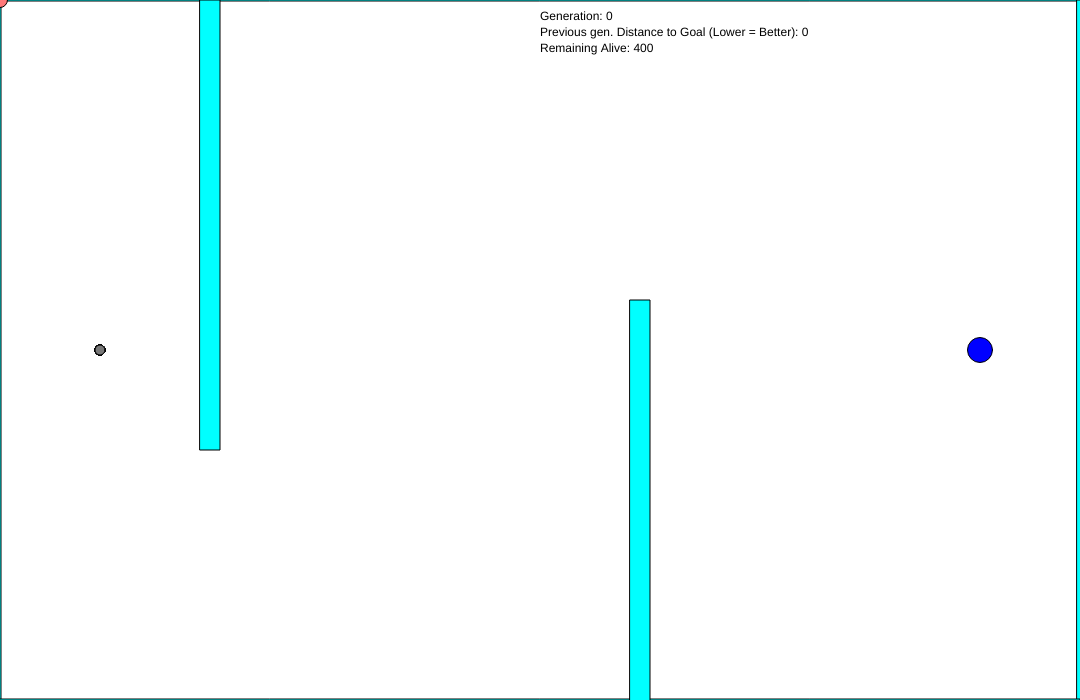
Frame 1 (no input)
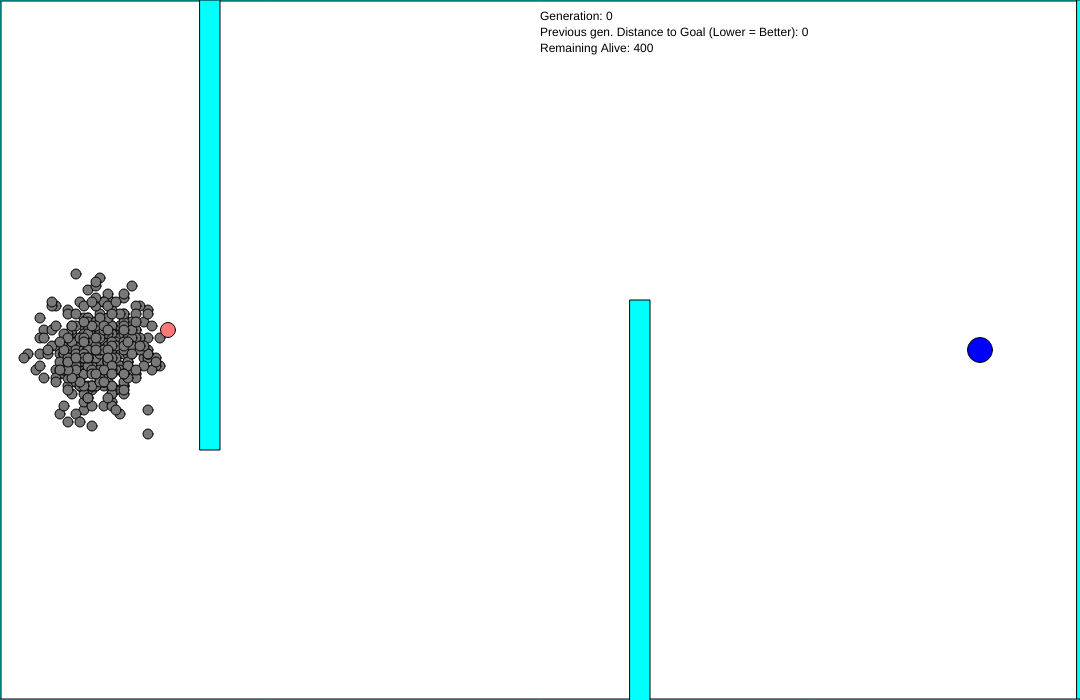
Frame 60 (no input)
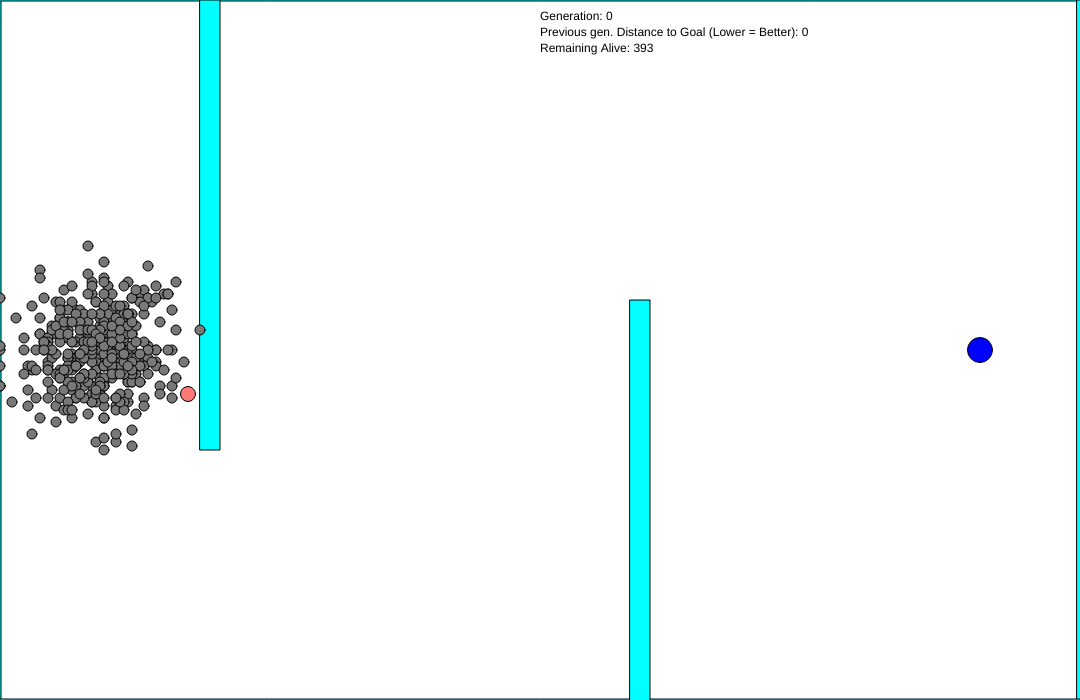
Frame 120 (the mouse pressed at the canvas centre since frame 60)

The p5.js sketch that drew these frames (run headless with seeded random() and noise() and a simulated clock; from frame 60 on, the mouse is pressed at the canvas centre):

// p5.js sketch
// ── sketch.js
// =============================================================================================
// ===================================== MAIN PROGRAM ==========================================
// =============================================================================================

// HTML elements
let canvas
const canvasWidth = 1080
const canvasHeight = 700

// Increasing `geneSize` also results in lifetime increasing
let genesSize = 1024
// Population initial values
const popSize = 400
let population = []
const startLocationX = 100
const startLocationY = 350
const generationInfo = {
  currentGene: 0,
  currentGeneration: 0
}

const startingGeneration = 0

// Initial Obstacles (they will be rectangles)
const obstacles = [
  // Borders
  { iniX: -49, iniY: 0, sizeX: 50, sizeY: canvasHeight }, // left
  { iniX: 0, iniY: -40, sizeX: canvasWidth, sizeY: 41 }, // top
  { iniX: canvasWidth - 3, iniY: 0, sizeX: 40, sizeY: canvasHeight }, // right
  { iniX: 0, iniY: canvasHeight - 1, sizeX: canvasWidth, sizeY: 40 }, // bottom

  //  Zig-Zag Path
  { iniX: 200, iniY: 0, sizeX: 20, sizeY: canvasHeight - 250 },
  { iniX: 630, iniY: 300, sizeX: 20, sizeY: canvasHeight },
  
  // Obstacles
  // { iniX: 307, iniY: 243, sizeX: 20, sizeY: 122 },
  // { iniX: 526, iniY: 547, sizeX: 20, sizeY: 150 },
  // { iniX: 533, iniY: 63, sizeX: 30, sizeY: 122 },
  // { iniX: 639, iniY: 260, sizeX: 20, sizeY: 150 },
  // { iniX: 871, iniY: 565, sizeX: 30, sizeY: 180 },
  // { iniX: 896, iniY: 93, sizeX: 20, sizeY: 122 },

]

// Ending/Objective point
const goal = { x: 980, y: 350 }
// Average Population Distance to the goal point
let avgFitness = 0

function setup () {
  createCanvas(canvasWidth, canvasHeight)
  background('#eee')
  canvas = document.getElementsByTagName('canvas')[0]

  // Initializing population (creating individuals)
  for (let i = 0; i < popSize; i++) {
    const individual = new Individual(startLocationX, startLocationY, genesSize)
    population.push(individual)
  }
  // Running before showing
  while (generationInfo.currentGeneration < startingGeneration) {
    runIteration(false)
  }
}

function draw () {
  clear()
  // Drawing goal
  fill(color(0, 0, 255))
  circle(goal.x, goal.y, 25)
  // Drawing obstacles
  fill(color(0, 255, 255))
  drawObstacles(obstacles)

  fill(color(0, 0, 0))
  text(`Generation: ${generationInfo.currentGeneration}`, canvasWidth / 2, 20)
  text(`Previous gen. Distance to Goal (Lower = Better): ${avgFitness}`, canvasWidth / 2, 36)
  text(`Remaining Alive: ${removeDead(population).length}`, canvasWidth / 2, 52)

  fill(color(120, 120, 120))
  drawPopulation(population)
  // Drawing line record
  const { bestX } = circleBestFit(population)

  runIteration()
}


// =============================================================================================
// =============================== OBSTACLES FUNCTIONS =========================================
// =============================================================================================

/** This function is reserved by `p5.js` and is called whenever the mouse button is pressed
 * @return Reads mouse input and adds an obstacle rectangle to the obstacle list
*/
function mouseClicked (event) {
  obstacles.push({
    iniX: event.layerX,
    iniY: event.layerY,
    sizeX: 20,
    sizeY: 100
  })
}

const drawObstacles = obstacleList => {
  obstacleList.forEach(obs => rect(obs.iniX, obs.iniY, obs.sizeX, obs.sizeY))
}

// =============================================================================================
// ===================================== HELPERS ===============================================
// =============================================================================================

const calculateAvgFitness = (population) => {
  const alive = removeDead(population)
  const fitSum = alive.reduce((acc, individual) => {
    return acc += individual.fitness
  }, 0)

  return fitSum / alive.length
}

const removeDead = population => population.filter(individual => !individual.isDead)

/** Runs the the complete iteration for a single moment in lifetime. The function handles:
 * - Walking
 * - Death of individuals
 * - Generation reset
 */
const runIteration = (print = true) => {
  checkCollisions(population, obstacles)
  nextMoment(population)
  generationInfo.currentGene++
  /* if generationInfo.currentGene = geneSize (1024), we should proceed to next generation:
    - Select the top x% from the ALIVE individuals
    - Prepare next generation:
      - Apply CrossOver using parents
      - Apply Mutation to the new population
  */
  if (generationInfo.currentGene > genesSize) {
    // Next generation
    generationInfo.currentGene = 0
    generationInfo.currentGeneration += 1

    avgFitness = calculateAvgFitness(population)

    if (print) {
      console.log('~~~~~~~~~~~~~~~~~~~~~~~~~~~')
      console.log('Current Generation:', generationInfo.currentGeneration)
      console.log('Average Fitness (Lower = Better):', avgFitness)
      console.log('Remaining Alive:', removeDead(population).length)
    }

    const parents = naturalSelection(population)
    if (print) console.log('Number of Selected Parents', parents.length)

    const newPop = generateNewPop(parents, popSize)
    const mutatedPop = mutationToPop(newPop)
    population = mutatedPop
  }
}


// ── Individual.js
class Individual {
  // Constructor: Initializes individual
  constructor (startX = 0, startY = 0, genesSize = 1024) {
    this.locationX = startX
    this.locationY = startY
    this.acceleration = 0 // TODO 
    this.velocity = 4
    this.genes = []
    this.fitness = 999999
    this.isDead = false
    for (let i = 0; i < genesSize; i++) {
      this.genes.push(this.generateRandomInt(7))
    }
  }
  // Generates an random integer between 0 ~ range (inclusive)
  generateRandomInt (range = 7) {
    // Adding 1 so that `range` is INCLUSIVE
    return parseInt(Math.random() * (range + 1))
  }

  updateAccel = () => {
    this.acceleration += 1
  }

  updateVel = () => {
    this.velocity += this.acceleration
  }

  /** Direction is a `gene[i]` value representing the direction the Individual will move to in the next iteration
   * The direction goes as:
   * 0          1          2
   * 3     (curr_pos)      4
   * 5          6          7 
   */
  updateLocation = (direction) => {
    if (!this.isDead) {
      switch (direction) {
        case 0:
          this.locationX -= this.velocity
          this.locationY -= this.velocity
          return
        case 1:
          this.locationY -= this.velocity
          return
        case 2:
          this.locationX += this.velocity
          this.locationY -= this.velocity
          return
        case 3:
          this.locationX -= this.velocity
          return
        case 4:
          this.locationX += this.velocity
          return
        case 5:
          this.locationX -= this.velocity
          this.locationY += this.velocity
          return
        case 6:
          this.locationY += this.velocity
          return
        case 7:
          this.locationX += this.velocity
          this.locationY += this.velocity
          return
        default: return
      }
    }
  }
  // Calculates de euclidian distance between the current location and the ending point
  updateFitness (finishX, finishY) {
    this.fitness = Math.sqrt(Math.pow((this.locationX - finishX), 2) + Math.pow((this.locationY - finishY), 2))
  }

  checkCollision (obtacleList) {
    document.getElement
    const shouldDie = obtacleList.some(obs => {
      const obsWidthStart = obs.iniX
      const obsWidthEnd = obs.iniX + obs.sizeX
      const obsHeightStart = obs.iniY
      const obsHeightEnd = obs.iniY + obs.sizeY

      return (this.locationX >= obsWidthStart && this.locationX <= obsWidthEnd) // Is matching sobe obstacle width
        && (this.locationY >= obsHeightStart && this.locationY <= obsHeightEnd) // Is matching sobe obstacle height
      // && () // is Still inside the canvas
    })
    if (shouldDie) this.isDead = true
  }
}

// ── population.js
// =============================================================================================
// ===================================== POPULATION FUNCTIONS ==================================
// =============================================================================================

const circleBestFit = population => {
  let bestFitness = 9999
  let bestX = 0
  let bestY = 0

  for (let i = 0; i < population.length; i++) {
    if ((population[i].fitness <= bestFitness) && !population[i].isDead) {
      bestFitness = population[i].fitness
      bestX = population[i].locationX
      bestY = population[i].locationY
    }
  }
  fill(color(255, 120, 120))
  circle(bestX, bestY, 15)
  fill(color(120, 120, 120))
  return {
    bestX,
    bestY
  }
}

// Draws each individual in Canvas
const drawPopulation = population => {
  for (let i = 0; i < population.length; i++) {
    circle(population[i].locationX, population[i].locationY, 10)
  }
}

const checkCollisions = (population, obstacles) => {
  for (let i = 0; i < population.length; i++) {
    const individual = population[i]
    individual.checkCollision(obstacles)
  }
}

/** @returns {Array<Individual>} Array containing individuals for the next generation */
const naturalSelection = (population) => {
  /** @returns {{ min: Number, max: Number }} An object containing the min/max fitness found in the population */
  const getMaxMinFitness = population => {
    let min = 9999
    let max = 0
    for (let i = 0; i < population.length; i++) {
      const individual = population[i]
      if (individual.fitness <= min) min = individual.fitness
      if (individual.fitness >= max) max = individual.fitness
    }
    return { min, max }
  }

  /** @returns {Array<Number>} An array containing the probabilities to be picked for next generation for each individual */
  const probabilitiesToBePicked = population => {
    const { min, max } = getMaxMinFitness(population)
    const probabilities = []

    for (let i = 0; i < population.length; i++) {
      const individual = population[i]
      // Normalizing fitness to range [1.0 ~ 0.0] (Lower fitness = 1.0, Higher fitness = 0.0)
      probabilities[i] = Math.abs(((individual.fitness - min) / (max - min)) - 1)
    }
    return probabilities
  }

  /**
   * @param {Array<Number>} probs Array of float numbers in range [0.0 ~ 1]. Each position represents the probability of the individual `i` to be selected
   * @param {number} [weight=0] Float number between 0.0 ~ 1.0. The greater, the less individuals will be picked
   */
  const selectParents = (population, probs, weight = 0) => {
    const selected = []
    // Selecting individuals
    probs.forEach((prob, i) => {
      const random = Math.random() + weight
      if ((random < prob) && !population[i].isDead) selected.push(population[i])
    })

    return selected
  }

  const selectParentsFlat = (population, percentage = 0.25) => {
    const numberOfParents = popSize * percentage
    // Individual at index 0 will be the one with lower distance to the finish point
    const sortedByFitness = population.sort((indA, indB) => indA.fitness < indB.fitness ? -1 : 1)
    // Removing dead individuals
    const alive = removeDead(sortedByFitness)
    return alive.slice(0, numberOfParents)
  }

  const probs = probabilitiesToBePicked(population)
  const parents = selectParentsFlat(population)

  return parents
}

const mutationToPop = population => {
  const mutation = (genes, mutationProb = 0.05) => {
    const newGenes = genes.map(gene => {
      const random = Math.random()
      // Applying mutation
      return random < mutationProb ? parseInt(Math.random() * 8) : gene
    })

    return newGenes
  }

  const mutatedPopulation = []
  for (let i = 0; i < population.length; i++) {
    const individual = population[i]
    individual.genes = mutation(population[i].genes)
    mutatedPopulation.push(individual)
  }

  return mutatedPopulation
}

const generateNewPop = (parents, popSize) => {
  /** @returns {Array<Number>} Genes array */
  const crossover = (parent1, parent2) => {
    const median = parseInt((Math.random() * parent1.genes.length))
    const newGenes = {
      child1: [],
      child2: []
    }

    newGenes.child1 = parent1.genes.slice(0, median)
    newGenes.child2 = parent2.genes.slice(0, median)

    newGenes.child1 = [...newGenes.child1, ...parent2.genes.slice(median + 1)]
    newGenes.child2 = [...newGenes.child2, ...parent1.genes.slice(median + 1)]

    return newGenes
  }

  // Generanting next generation
  // Shoving parents for next generation
  const newPop = [...parents.map(parent => {
    // reseting start location for parents
    parent.locationX = startLocationX
    parent.locationY = startLocationY
    return parent
  })]

  // Completing the remaining generation
  for (let i = newPop.length; i < parseInt(0.1 * popSize); i++) {
    newPop.push(new Individual(startLocationX, startLocationY, genesSize))
  }

  // Applying Reproduction (Crossover)
  while (newPop.length <= popSize) {
    // getting 2 random parents to reproduce
    const i = Math.floor(Math.random() * parents.length)
    const i2 = Math.floor(Math.random() * parents.length)
    const parent1 = parents[i]
    const parent2 = parents[i2]

    // Generating children
    const childrenGenes = crossover(parent1, parent2)
    // each parent will generate X children
    const child1 = new Individual(startLocationX, startLocationY)
    const child2 = new Individual(startLocationX, startLocationY)
    child1.genes = childrenGenes.child1
    child2.genes = childrenGenes.child2

    // We should reserve X% of empty slots for new-coming children, so we only add the children if the `children array` is below that limit
    newPop.push(child1)
    newPop.push(child2)
  }



  return newPop
}

const nextMoment = population => {
  for (let i = 0; i < population.length; i++) {
    const individual = population[i]
    individual.updateVel()
    individual.updateLocation(population[i].genes[generationInfo.currentGene])
    individual.updateFitness(goal.x, goal.y)
  }
}
